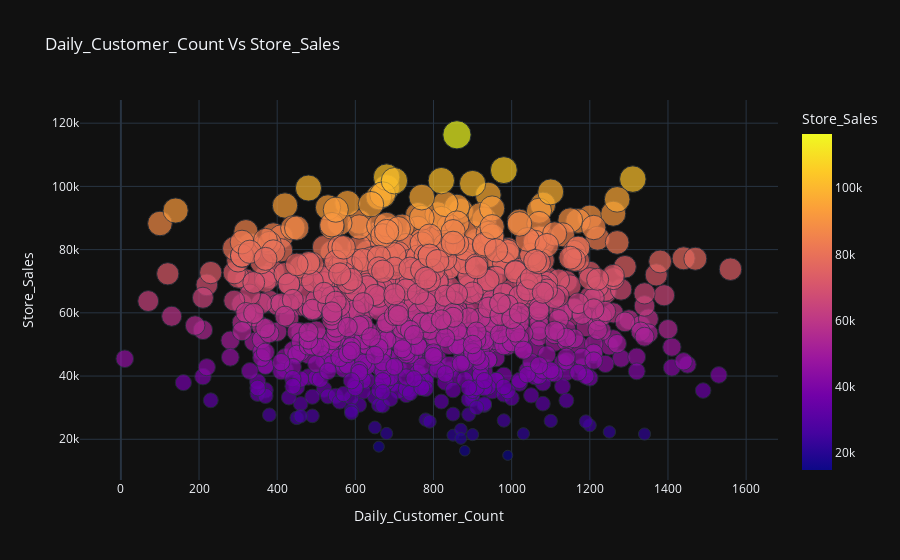

The notebook cell saved with this chart:
### Code cell
import plotly.express as px
px.scatter(df,df.Daily_Customer_Count,df.Store_Sales,color='Store_Sales',size='Store_Sales',template='plotly_dark',title='Daily_Customer_Count Vs Store_Sales')

### Figure 1 — Plotly figure (JSON) as saved in the notebook; plotly's stock layout.template omitted (floating-point values rounded to 4 significant figures; data arrays with more than 128 entries replaced by an {"elided": "..."} marker saying what was removed)
{"data": [{"hovertemplate": "Daily_Customer_Count=%{x}<br>Store_Sales=%{marker.color}<extra></extra>", "legendgroup": "", "marker": {"color": {"elided": "896 int values"}, "coloraxis": "coloraxis", "size": {"elided": "896 int values"}, "sizemode": "area", "sizeref": 290.8, "symbol": "circle"}, "mode": "markers", "name": "", "orientation": "v", "showlegend": false, "type": "scatter", "x": {"elided": "896 int values"}, "xaxis": "x", "y": {"elided": "896 int values"}, "yaxis": "y"}], "layout": {"coloraxis": {"colorbar": {"title": {"text": "Store_Sales"}}, "colorscale": [[0, "#0d0887"], [0.1111, "#46039f"], [0.2222, "#7201a8"], [0.3333, "#9c179e"], [0.4444, "#bd3786"], [0.5556, "#d8576b"], [0.6667, "#ed7953"], [0.7778, "#fb9f3a"], [0.8889, "#fdca26"], [1, "#f0f921"]]}, "legend": {"itemsizing": "constant", "tracegroupgap": 0}, "title": {"text": "Daily_Customer_Count Vs Store_Sales"}, "xaxis": {"anchor": "y", "domain": [0, 1], "title": {"text": "Daily_Customer_Count"}}, "yaxis": {"anchor": "x", "domain": [0, 1], "title": {"text": "Store_Sales"}}}}
